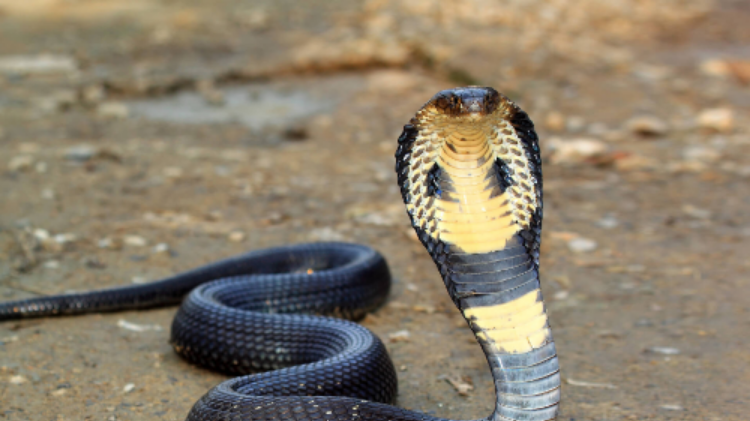
#> input picture snake.png, 750 x 421 px
$ jupyter execute --allow-errors 'Lec 23 OpenCV.ipynb'
#> lines starting #> are read from the running program, lines starting #| are printed output that depends on the picture
# Open CV

[cell 1]
import cv2

[cell 2]
img= cv2.imread('snake.png')
#> img is the input picture: shape (421, 750, 3); mean B, G, R 108.1, 127.4, 138.9

cv2.imshow('output',img)
cv2.waitKey(0)
cv2.destroyAllWindows()
print(img.shape)
#| (421, 750, 3)

print("Width pixel values: ", img.shape[0])
#| Width pixel values:  421
print("Height pixel values :",  img.shape[1])
#| Height pixel values : 750
print("Width pixel values:", img.shape[2])
#| Width pixel values: 3

[cell 3]
#Example of converting RGB mage into gray scale:

img= cv2.imread('snake.png')
print(img.shape)
#| (421, 750, 3)

cv2.imshow("original",img)
cv2.waitKey(8)
gray_img= cv2.cvtColor(img, cv2.COLOR_BGR2GRAY)
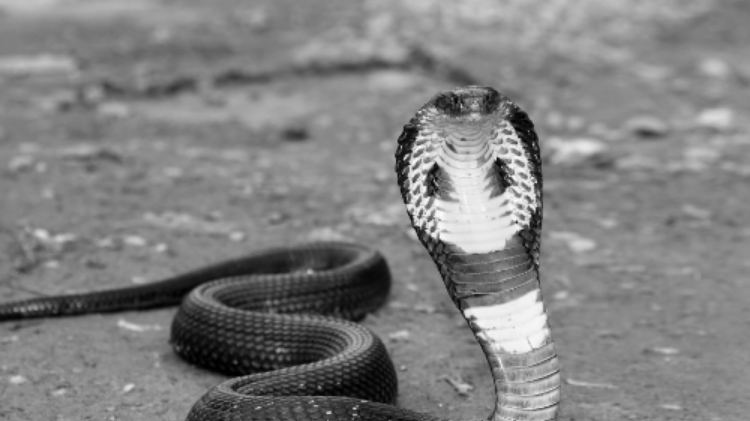
#> gray_img: shape (421, 750); min 0, max 252, mean 128.7
print(gray_img.shape)
#| (421, 750)

# for showing image
cv2.imshow("Grayscale Image", gray_img)

# for holding image
cv2.waitKey(0)

#clear all windows
#> (the rest of this cell did not finish here and is left out)

[cell 4]
#Example of converting RGB image into HSV import cv2 Color space:

img= cv2.imread('snake.png')
img_HSV = cv2.cvtColor(img, cv2.COLOR_BGR2HSV)
#> img_HSV: shape (421, 750, 3); mean H, S, V 33.9, 67.2, 142.3
print(img_HSV.shape)
#| (421, 750, 3)

cv2.imshow('HSVImage', img_HSV)
cv2.imshow('HueChannel', img_HSV[:, :,0])
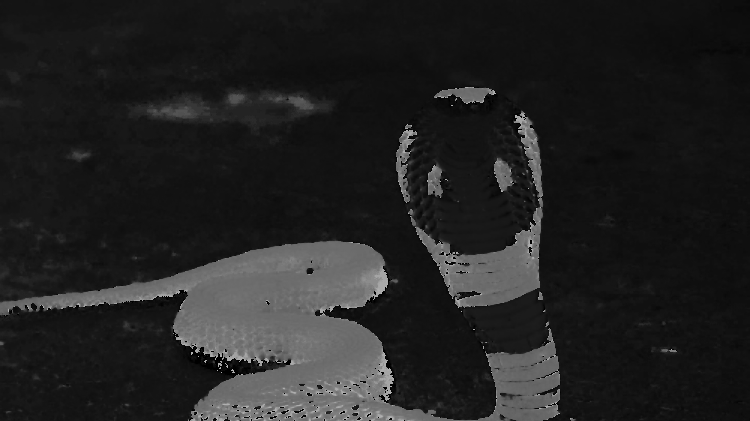
#> window 'HueChannel': shape (421, 750); min 0, max 178, mean 33.9
cv2.imshow('Saturation Channel', img_HSV[:, :,1])
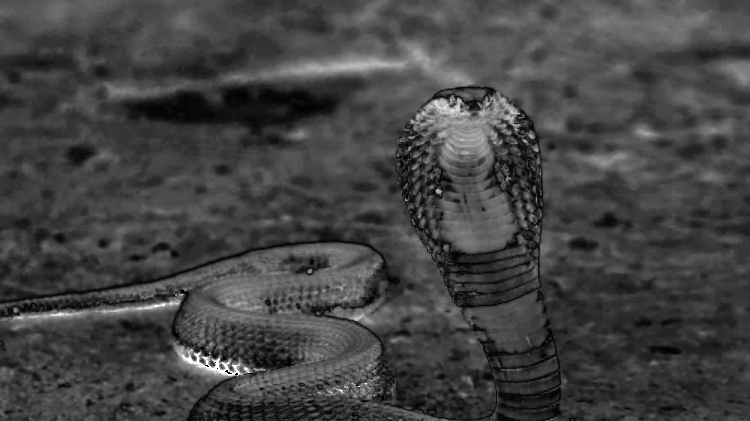
#> window 'Saturation Channel': shape (421, 750); min 0, max 255, mean 67.2
cv2.imshow('ValueChannel', img_HSV[:, :,2])
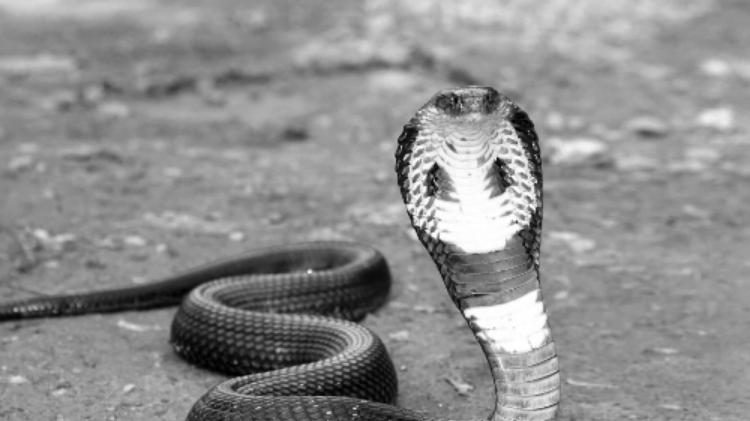
#> window 'ValueChannel': shape (421, 750); min 0, max 255, mean 142.3

cv2.waitKey(0)
cv2.destroyAllWindows()

[cell 5]
import cv2

import numpy as np

img = cv2.imread("snake.png")

height,width = img.shape[:2]
#> height = 421; width = 750

rotation_matrix = cv2.getRotationMatrix2D((width/2,height/2), 90, .7)

rotated_image= cv2.warpAffine (img, rotation_matrix, (width,height))
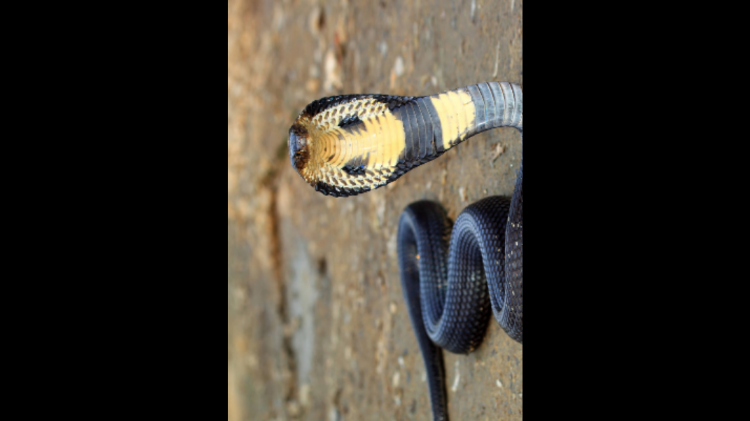
#> rotated_image: shape (421, 750, 3); mean B, G, R 42.2, 49.5, 53.8
cv2.imshow('Rotated Image, rotated_image')
cv2.imshow('Original image', img)
cv2.waitKey(0)

cv2.destroyAllWindows()
